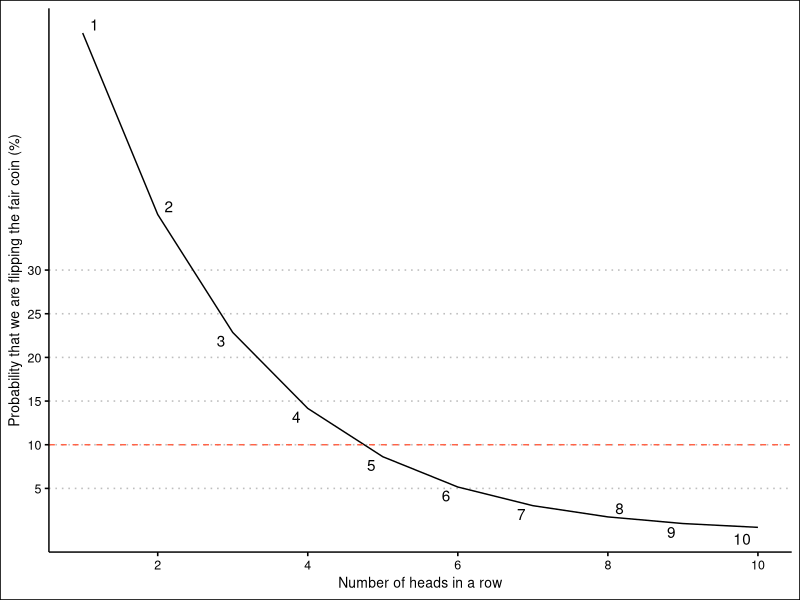
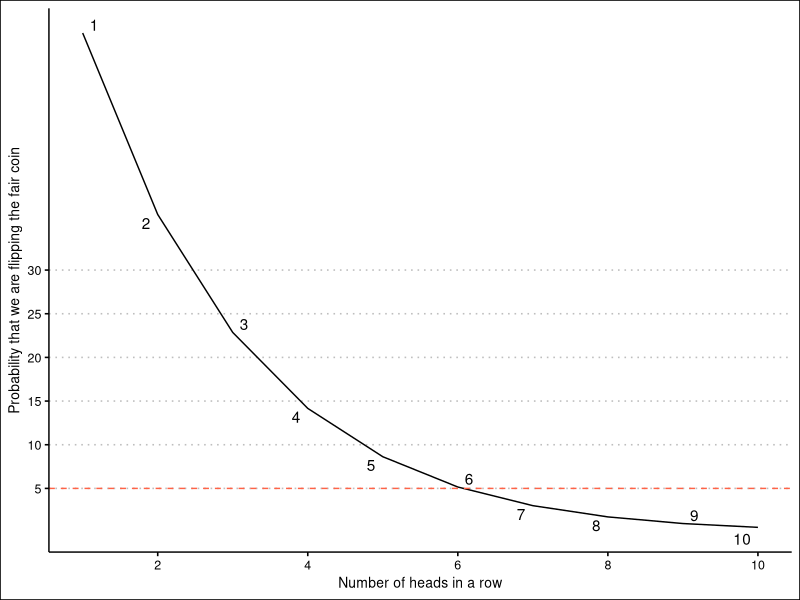

R code for these plots, in order:
## ---- chunk 1

library(DiagrammeR)
library(tidyverse)


## ---- chunk 2

tree <-
    create_graph() %>% # initiate graph
    add_n_nodes(
      n = 7, 
      type = "path",
      label = c("START", "B", "G", "B", "G", "B", "G"), # Labels for each node
      node_aes = node_aes(
        shape = "circle",
        height = 1,
        width = 1,
        x = c(0, 3, 3, 6, 6, 6, 6), # Just the heights of each node (so it looks like a tree)
        y = c(0, 2, -2, 3, 1, -3, -1), 
        fill = c("white", "blue", "green", "blue", "blue", "blue", "green"))) %>% 
    add_edge(
      from = 1,
      to = 2,
      edge_aes = edge_aes(
        label = "0.5",
        color = "red"
      )) %>% 
  add_edge(
      from = 1,
      to = 3,
      edge_aes = edge_aes(
        label = "0.5", 
        color = "red"
      )) %>% 
  add_edge(
      from = 2,
      to = 4,
      edge_aes = edge_aes(
        label = "0.5"
      )) %>% 
  add_edge(
      from = 2,
      to = 5,
      edge_aes = edge_aes(
        label = "0.5",
        color = "red"
        
      )) %>% 
  add_edge(
      from = 3,
      to = 6,
      edge_aes = edge_aes(
        label = "0.5",
        color = "red"

      )) %>% 
  add_edge(
      from = 3,
      to = 7,
      edge_aes = edge_aes(
        label = "0.5",
                color = "red"
      )) 
render_graph(tree)

## ---- chunk 3
tree <-
    create_graph() %>% # initiate graph
    add_n_nodes(
      n = 7, 
      type = "path",
      label = c("START", "B", "G", "B", "G", "G", "B"), # Labels for each node
      node_aes = node_aes(
        shape = "circle",
        height = 1,
        width = 1,
        x = c(0, 3, 3, 6, 6, 6, 6), # Just the heights of each node (so it looks like a tree)
        y = c(0, 2, -2, 3, 1, -3, -1), 
        fill = c("white", "blue", "blue", "blue", "red", "red", "blue"))) %>% 
    add_edge(
      from = 1,
      to = 2,
      edge_aes = edge_aes(
        label = "0.5"
      )) %>% 
  add_edge(
      from = 1,
      to = 3,
      edge_aes = edge_aes(
        label = "0.5",
        color="red",
      )) %>% 
  add_edge(
      from = 2,
      to = 4,
      edge_aes = edge_aes(
        label = "0.5"
      )) %>% 
  add_edge(
      from = 2,
      to = 5,
      edge_aes = edge_aes(
        label = "0.5"
      )) %>% 
  add_edge(
      from = 3,
      to = 6,
      edge_aes = edge_aes(
        label = "0.5",
        color="red"
      )) %>% 
  add_edge(
      from = 3,
      to = 7,
      edge_aes = edge_aes(
        label = "0.5"
      )) 
render_graph(tree)
## ---- chunk 4
fair_coin <- 1/2
biased_coin <- 3/4
heads <- 3


fair_coin^heads * 1/2 / (fair_coin^3 * 1/2 + biased_coin^heads * 1/2)
## ---- chunk 5
n_heads <- function(heads) {
  prob_fair <- fair_coin^heads * 1/2 / (fair_coin^3 * 1/2 + biased_coin^heads * 1/2)
  return(prob_fair*100)
}

rows <- map(c(1:10),n_heads)

q3plot <-  tibble(
  n = 1:10,
  prob = as.numeric(rows)
)

library(ggplot2)
library(ggthemes)
library(ggrepel)

q3plot |> ggplot(aes(n,prob, label=n)) + geom_line() + theme_clean() + geom_hline(yintercept=10, col="tomato", linetype=2) + labs(x="Number of heads in a row", y="Probability that we are flipping the fair coin (%)") + geom_text_repel() + scale_y_continuous(breaks=c(5,10,15,20,25,30)) + scale_x_continuous(breaks=c(2,4,6,8,10))
                               

## ---- chunk 6
q3plot |> ggplot(aes(n,prob, label=n)) + geom_line() + theme_clean() + geom_hline(yintercept=5, col="tomato", linetype=2) + labs(x="Number of heads in a row", y="Probability that we are flipping the fair coin") + geom_text_repel() + scale_y_continuous(breaks=c(5,10,15,20,25,30)) + scale_x_continuous(breaks=c(2,4,6,8,10))
                               
                               
## ---- chunk 7
fair_coin <- 1/2
biased_coin <- 1/4
tails <- 3

fair_coin^tails * 1/2 / (fair_coin^tails * 1/2 + biased_coin^tails * 1/2)
  
## ---- chunk 8
sens_spec <- .9 
prevalence <- .01

sens_spec_comp <- 1-sens_spec
prevalence_comp <- 1-prevalence 

prob_dtp <- sens_spec*prevalence/((sens_spec*prevalence)+(sens_spec_comp*prevalence_comp)) 
                                  
prob_dtp*100                                  

## Odds formula:

LR <- sens_spec/(1-sens_spec) 
LR

updated_odds <- LR*(1/99) 
prob_posterior <- 9/(LR+99) 


## ---- chunk 9
sens_spec <- .95 
prevalence <- .05

sens_spec_comp <- 1-sens_spec
prevalence_comp <- 1-prevalence 

prob_andrea <- sens_spec*prevalence/((sens_spec*prevalence)+(sens_spec_comp*prevalence_comp)) 
                                  
prob_andrea*100                                  

## Odds formula

LR <- .95/.05
LR 
prevalence_odds <- 5/95 
## Conversion to probability

(19*5) ## the numerator = 
(19*5)+95 ## denominator

posterior_probability <- 95/190
posterior_probability

## ---- chunk 10

tree <-
    create_graph() %>% # initiate graph
    add_n_nodes(
      n = 7, 
      type = "path",
      label = c("10000 People", "9500 People", "500 People", "475 people", "9025 people", "25 people", "475 people"), # Labels for each node
      node_aes = node_aes(
        shape = "circle",
        height = 1,
        width = 1,
        x = c(0, 3, 3, 6, 6, 6, 6), # Just the heights of each node (so it looks like a tree)
        y = c(0, 2, -2, 3, 1, -3, -1))) %>% 
    add_edge(
      from = 1,
      to = 2,
      edge_aes = edge_aes(
        label = "healthy"
      )) %>% 
  add_edge(
      from = 1,
      to = 3,
      edge_aes = edge_aes(
        label = "diseased"
      )) %>% 
  add_edge(
      from = 2,
      to = 4,
      edge_aes = edge_aes(
        label = "test +"
      )) %>% 
  add_edge(
      from = 2,
      to = 5,
      edge_aes = edge_aes(
        label = "test -"
      )) %>% 
  add_edge(
      from = 3,
      to = 6,
      edge_aes = edge_aes(
        label = "test-"
      )) %>% 
  add_edge(
      from = 3,
      to = 7,
      edge_aes = edge_aes(
        label = "test+"
      )) 
render_graph(tree)

## ---- chunk 11
p_vax <- .1 ## Suppose only 1% of the population is vaccinated 
p_posvax <- .05 ## Vaccines ARE effective, so the P(Positive | Vaccine) is close to .05
p_positive <- .4 ## Let us suppose that the probs of testing positive is high because of the wave, say .4 


p_vaxpos <- p_posvax*p_vax/p_positive ## the prob of p(Vaccine|Positive test) -- what the Journalists were rerporting

p_vaxpos

## ---- chunk 12
p_vax <- .9
p_posvax <- .05
p_positive <- .4


p_vaxpos <- p_posvax*p_vax/p_positive

p_vaxpos
